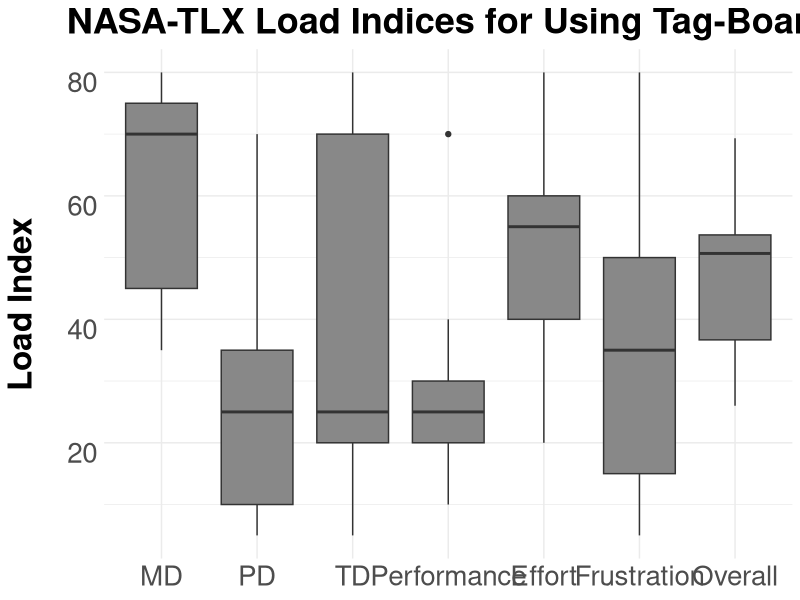

Reproduce this figure in R.
library(ggplot2)
library(reshape2)
library(stringr) 

setwd("E://Projects//Dashboard-For-VQA//Paper files//")

data <- read.csv("NASA-TLX.csv")


long_data <- reshape2::melt(data)


long_data$variable <- str_replace_all(str_wrap(gsub("\\.", " ", long_data$variable), width = 15), "\\.", " ")


long_data$variable <- factor(long_data$variable, levels = unique(long_data$variable))

ggplot(long_data, aes(x = variable, y = value)) +
  geom_boxplot(fill = '#888888') +
  theme_minimal() +
  theme(
    axis.text.x = element_text(
      angle = 0,
      hjust = 0.5,
      vjust = 1,  # Adjust vertical justification to make labels span two rows
      lineheight = 0.8,  # Adjust line height
      size = 20  # Increase font size
    ),
    axis.text.y = element_text(
      angle = 0,
      hjust = 0.5,
      vjust = 1,  # Adjust vertical justification
      lineheight = 0.8,  # Adjust line height
      size = 20  # Set the same font size as axis.text.x
    ),
    legend.position = "none",
    plot.title = element_text(face = "bold", hjust = 0.5, size = 26),  # Center-aligned plot title
    axis.title.x = element_blank(),  # Blank x-axis title
    axis.title.y = element_text(face = "bold", hjust = 0.5, size = 24, margin = margin(r = 20))  # Center-aligned Y-axis title with margin
  ) +
  labs(
    title = "NASA-TLX Load Indices for Using Tag-Board",  # Plot title
    x = "Factors",  # X-axis title
    y = "Load Index"  # Y-axis title
  )
